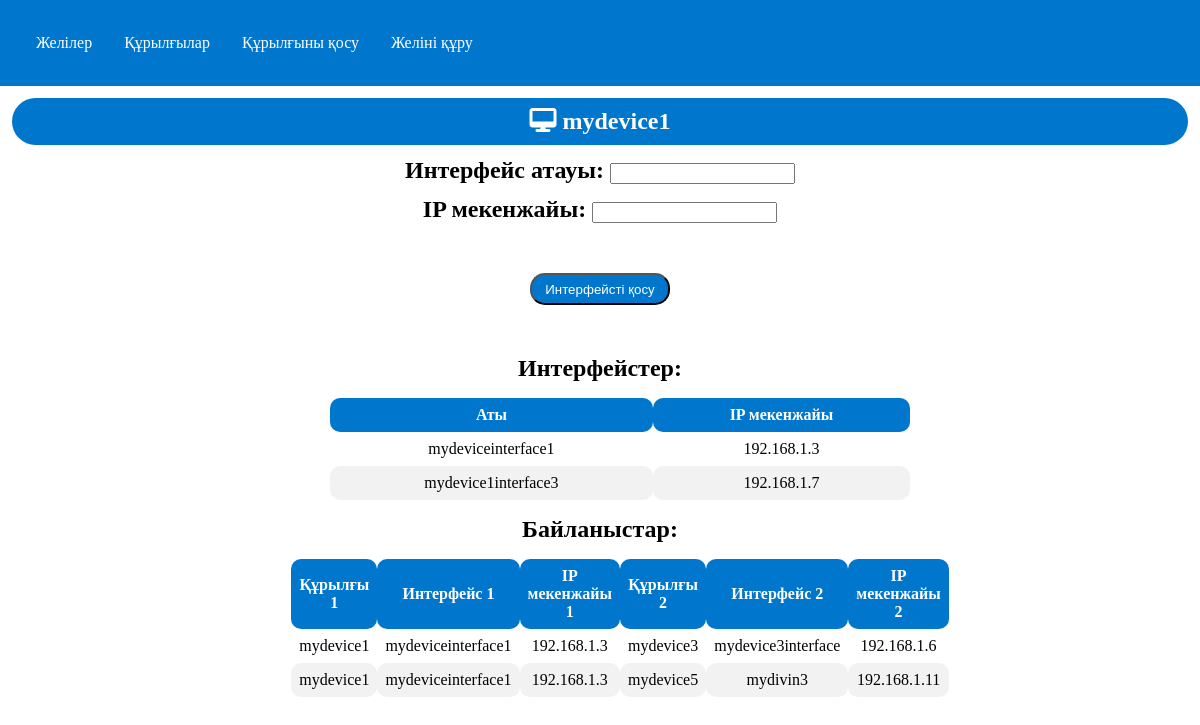
/devices/1/, run on the app's committed database.
### main/models.py (models this page shows, shortened)
class Device(models.Model):
    DEVICE_TYPES = (
        ('router', 'Router'),
        ('switch', 'Switch'),
        ('pc', 'PC'),
    )
    name = models.CharField(max_length=50)
    network = models.ForeignKey(Network, on_delete=models.CASCADE)
    ip_address = models.CharField(max_length=15, default='')
    device_type = models.CharField(max_length=10, choices=DEVICE_TYPES, default='router')
    interfaces = models.ManyToManyField(Interface, related_name='devices', blank=True)
    def get_connections(self):
        return Connection.objects.filter(Q(device1=self) | Q(device2=self))

class Interface(models.Model):
    name = models.CharField(max_length=50)
    device = models.ForeignKey('Device', on_delete=models.CASCADE)
    ip_address = models.CharField(max_length=15)

class Connection(models.Model):
    device1 = models.ForeignKey(Device, on_delete=models.CASCADE, related_name='connections1', default=1, null=True)
    interface1 = models.ForeignKey(Interface, on_delete=models.CASCADE, related_name='connections1')
    device2 = models.ForeignKey(Device, on_delete=models.CASCADE, related_name='connections2', default=1, null=True)
    interface2 = models.ForeignKey(Interface, on_delete=models.CASCADE, related_name='connections2')
    class Meta:
        unique_together = ('device1', 'interface1', 'device2', 'interface2')

### main/views.py (the view)
# urls.py: path('devices/<int:pk>/', views.device_detail, name='device_detail'),
def device_detail(request, pk):
    device = get_object_or_404(Device, pk=pk)
    interfaces = device.interfaces.all()
    connections = device.get_connections()
    if request.method == 'POST':
        interface_form = InterfaceForm(request.POST)
        if interface_form.is_valid():
            interface = interface_form.save(commit=False)
            interface.device = device
            interface.save()
    else:
        interface_form = InterfaceForm()
    return render(request, 'device_detail.html', {'device': device, 'interface_form': interface_form, 'connections': connections})

### main/forms.py
class InterfaceForm(forms.ModelForm):
    class Meta:
        model = Interface
        fields = ['name', 'ip_address']
        labels = {
            'name': 'Интерфейс атауы',
            'ip_address': 'IP мекенжайы'
        }
    def __init__(self, *args, **kwargs):
        super().__init__(*args, **kwargs)
        self.fields['ip_address'].required = False

### templates/device_detail.html (shortened to what this page needs)
{% extends 'base.html' %}
{% block content %}
    <h1>            {% if device.device_type == 'pc' %}
      <i class="fas fa-desktop"></i>
  {% elif device.device_type == 'router' %}
      <i class="fas fa-wifi"></i>
  {% elif device.device_type == 'switch' %}
      <i class="fas fa-exchange-alt"></i>
  {% endif %} {{ device.name }}</h1>
        <form method="post">
            {{ interface_form.as_p }}
            <button type="submit" class="btn1">Интерфейсті қосу</button>
        </form>
        {% if device.interface_set.all %}
        <h2>Интерфейстер:</h2>
        <ul>
          <table>
            <thead>
              <tr>
                <th>Аты</th>
                <th>IP мекенжайы</th>
              </tr>
            </thead>
            <tbody>
              {% for interface in device.interface_set.all %}
              <tr>
                <td>{{ interface.name }}</td>
                <td>{{ interface.ip_address }}</td>
              </tr>
              {% endfor %}
            </tbody>
          </table>
        </ul>
        {% else %}
        <p>Интерфейстер табылмады.</p>
        {% endif %}
        <h2>Байланыстар:</h2>
        <ul>
          <table>
            <thead>
              <tr>
                <th>Құрылғы 1</th>
                <th>Интерфейс 1</th>
                <th>IP мекенжайы 1</th>
                <th>Құрылғы 2</th>
                <th>Интерфейс 2</th>
                <th>IP мекенжайы 2</th>
              </tr>
            </thead>
            <tbody>
              {% for connection in connections %}
              <tr>
                <td>{{ connection.device1.name }}</td>
                <td>{{ connection.interface1.name }}</td>
                <td>{{ connection.interface1.ip_address }}</td>
                <td>{{ connection.device2.name }}</td>
                <td>{{ connection.interface2.name }}</td>
                <td>{{ connection.interface2.ip_address }}</td>
              </tr>
              {% endfor %}
            </tbody>
          </table>
        </ul>
{% endblock %}

### templates/base.html (style rules this page uses)
body { margin: 0px; }

### templates/device_detail.html (style rules this page uses)
.section-title, h2, p, p1 { font-size: 1.5em; font-weight: bold; margin: 0.5em; text-align: center; }
h1 { display: block; font-size: 1.5em; font-weight: bold; margin: 0.5em; text-align: center; background-color: #0077cc; padding:10px; border-radius: 30px; color: white; }
.btn1 { background-color: #0077cc; color: #fff; display: inline-block; padding: 0.5em 1em; text-decoration: none; margin: auto; display: block; margin-bottom: 50px; border-radius: 15px; margin-top: 50px; }
table { border-collapse: collapse; width: 50%; margin: 0 auto; border-radius: 10px; }
th, td { text-align: left; padding: 8px; text-align: center; border-radius: 10px; }
th { background-color: #0077cc; color: white; }
tr:nth-child(even) { background-color: #f2f2f2 }

### data on the page
Device: name "mydevice1"
Interface: name "mydeviceinterface1", ip_address "192.168.1.3"
Interface: name "mydevice1interface3", ip_address "192.168.1.7"
Connection: device1.name "mydevice1", interface1.name "mydeviceinterface1", interface1.ip_address "192.168.1.3", device2.name "mydevice3", interface2.name "mydevice3interface", interface2.ip_address "192.168.1.6"
Connection: device1.name "mydevice1", interface1.name "mydeviceinterface1", interface1.ip_address "192.168.1.3", device2.name "mydevice5", interface2.name "mydivin3", interface2.ip_address "192.168.1.11"
